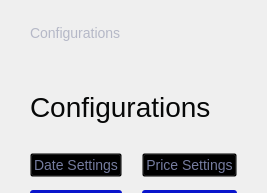
                <widget class="QFrame" name="config_top_main_frame">
                 <property name="styleSheet">
                  <string notr="true">#config_small_header{
	font-size: 14px;
	color: #B5B8C7;
}

#config_header {
	font-size: 28px;
	color: #070808;
}</string>
                 </property>
                 <property name="frameShape">
                  <enum>QFrame::NoFrame</enum>
                 </property>
                 <property name="frameShadow">
                  <enum>QFrame::Raised</enum>
                 </property>
                 <layout class="QVBoxLayout" name="config_top_main_layout" stretch="0,0,0">
                  <property name="spacing">
                   <number>0</number>
                  </property>
                  <property name="leftMargin">
                   <number>30</number>
                  </property>
                  <property name="topMargin">
                   <number>25</number>
                  </property>
                  <property name="rightMargin">
                   <number>30</number>
                  </property>
                  <property name="bottomMargin">
                   <number>0</number>
                  </property>
                  <item>
                   <widget class="QLabel" name="config_small_header">
                    <property name="text">
                     <string>Configurations</string>
                    </property>
                   </widget>
                  </item>
                  <item>
                   <widget class="QLabel" name="config_header">
                    <property name="styleSheet">
                     <string notr="true">margin-top: 50px;
margin-bottom: 30px;</string>
                    </property>
                    <property name="text">
                     <string>Configurations</string>
                    </property>
                    <property name="alignment">
                     <set>Qt::AlignJustify|Qt::AlignVCenter</set>
                    </property>
                   </widget>
                  </item>
                  <item alignment="Qt::AlignLeft">
                   <widget class="QFrame" name="config_menu_frame">
                    <property name="minimumSize">
                     <size>
                      <width>0</width>
                      <height>40</height>
                     </size>
                    </property>
                    <property name="maximumSize">
                     <size>
                      <width>16777215</width>
                      <height>40</height>
                     </size>
                    </property>
                    <property name="styleSheet">
                     <string notr="true">QLabel {
	background: #0915CC;
	border-top-left-radius: 3px;
	border-top-right-radius: 3px;
}

QPushButton {
	background: transparent;
	font-size: 14px;
	color: #757C9F;
	outline: 0;
}

QPushButton:hover {
	color: #0915CC;
}

QPushButton[selected=true] {
	color: #0915CC;
}</string>
                    </property>
                    <property name="frameShape">
                     <enum>QFrame::NoFrame</enum>
                    </property>
                    <property name="frameShadow">
                     <enum>QFrame::Raised</enum>
                    </property>
                    <layout class="QHBoxLayout" name="config_menu_layout">
                     <property name="spacing">
                      <number>20</number>
                     </property>
                     <property name="leftMargin">
                      <number>0</number>
                     </property>
                     <property name="topMargin">
                      <number>0</number>
                     </property>
                     <property name="rightMargin">
                      <number>0</number>
                     </property>
                     <property name="bottomMargin">
                      <number>0</number>
                     </property>
                     <item>
                      <widget class="QFrame" name="config_date_frame">
                       <property name="frameShape">
                        <enum>QFrame::NoFrame</enum>
                       </property>
                       <property name="frameShadow">
                        <enum>QFrame::Raised</enum>
                       </property>
                       <property name="midLineWidth">
                        <number>0</number>
                       </property>
                       <layout class="QVBoxLayout" name="config_date_layout" stretch="2,0">
                        <property name="spacing">
                         <number>0</number>
                        </property>
                        <property name="leftMargin">
                         <number>0</number>
                        </property>
                        <property name="topMargin">
                         <number>0</number>
                        </property>
                        <property name="rightMargin">
                         <number>0</number>
                        </property>
                        <property name="bottomMargin">
                         <number>0</number>
                        </property>
                        <item alignment="Qt::AlignTop">
                         <widget class="QPushButton" name="config_date_butt">
                          <property name="cursor">
                           <cursorShape>PointingHandCursor</cursorShape>
                          </property>
                          <property name="styleSheet">
                           <string notr="true"/>
                          </property>
                          <property name="text">
                           <string>Date Settings</string>
                          </property>
                          <property name="checkable">
                           <bool>true</bool>
                          </property>
                         </widget>
                        </item>
                        <item>
                         <widget class="QLabel" name="config_date_line">
                          <property name="sizePolicy">
                           <sizepolicy hsizetype="Preferred" vsizetype="Preferred">
                            <horstretch>0</horstretch>
                            <verstretch>0</verstretch>
                           </sizepolicy>
                          </property>
                          <property name="minimumSize">
                           <size>
                            <width>0</width>
                            <height>3</height>
                           </size>
                          </property>
                          <property name="maximumSize">
                           <size>
                            <width>16777215</width>
                            <height>3</height>
                           </size>
                          </property>
                          <property name="contextMenuPolicy">
                           <enum>Qt::DefaultContextMenu</enum>
                          </property>
                          <property name="styleSheet">
                           <string notr="true"/>
                          </property>
                          <property name="text">
                           <string/>
                          </property>
                          <property name="textInteractionFlags">
                           <set>Qt::LinksAccessibleByMouse</set>
                          </property>
                         </widget>
                        </item>
                       </layout>
                      </widget>
                     </item>
                     <item>
                      <widget class="QFrame" name="config_price_frame">
                       <property name="frameShape">
                        <enum>QFrame::NoFrame</enum>
                       </property>
                       <property name="frameShadow">
                        <enum>QFrame::Raised</enum>
                       </property>
                       <property name="midLineWidth">
                        <number>0</number>
                       </property>
                       <layout class="QVBoxLayout" name="config_price_layout" stretch="2,0">
                        <property name="spacing">
                         <number>0</number>
                        </property>
                        <property name="leftMargin">
                         <number>0</number>
                        </property>
                        <property name="topMargin">
                         <number>0</number>
                        </property>
                        <property name="rightMargin">
                         <number>0</number>
                        </property>
                        <property name="bottomMargin">
                         <number>0</number>
                        </property>
                        <item alignment="Qt::AlignTop">
                         <widget class="QPushButton" name="config_price_butt">
                          <property name="cursor">
                           <cursorShape>PointingHandCursor</cursorShape>
                          </property>
                          <property name="styleSheet">
                           <string notr="true"/>
                          </property>
                          <property name="text">
                           <string>Price Settings</string>
                          </property>
                          <property name="checkable">
                           <bool>true</bool>
                          </property>
                         </widget>
                        </item>
                        <item>
                         <widget class="QLabel" name="config_price_line">
                          <property name="sizePolicy">
                           <sizepolicy hsizetype="Preferred" vsizetype="Preferred">
                            <horstretch>0</horstretch>
                            <verstretch>0</verstretch>
                           </sizepolicy>
                          </property>
                          <property name="minimumSize">
                           <size>
                            <width>0</width>
                            <height>3</height>
                           </size>
                          </property>
                          <property name="maximumSize">
                           <size>
                            <width>16777215</width>
                            <height>3</height>
                           </size>
                          </property>
                          <property name="contextMenuPolicy">
                           <enum>Qt::DefaultContextMenu</enum>
                          </property>
                          <property name="styleSheet">
                           <string notr="true"/>
                          </property>
                          <property name="text">
                           <string/>
                          </property>
                          <property name="textInteractionFlags">
                           <set>Qt::LinksAccessibleByMouse</set>
                          </property>
                         </widget>
                        </item>
                       </layout>
                      </widget>
                     </item>
                    </layout>
                   </widget>
                  </item>
                 </layout>
                </widget>
